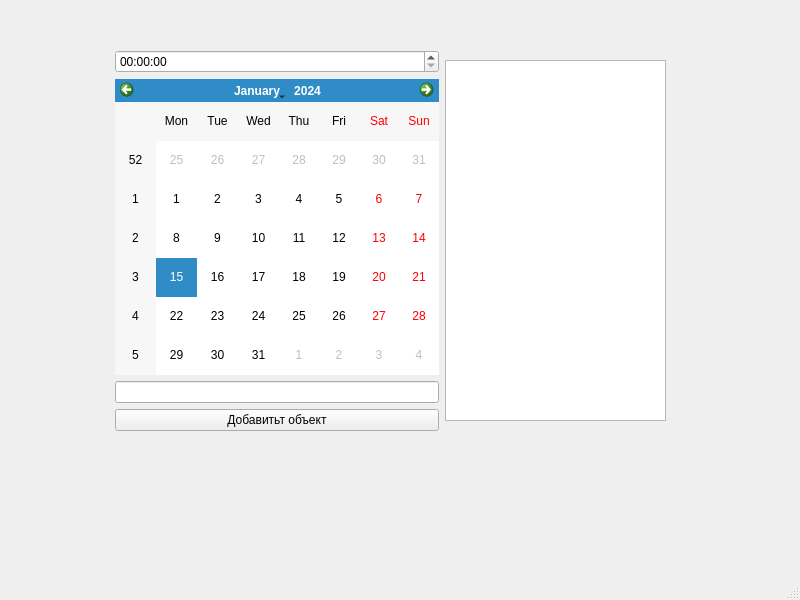
<?xml version="1.0" encoding="UTF-8"?>
<ui version="4.0">
 <class>MainWindow</class>
 <widget class="QMainWindow" name="MainWindow">
  <property name="geometry">
   <rect>
    <x>0</x>
    <y>0</y>
    <width>800</width>
    <height>600</height>
   </rect>
  </property>
  <property name="windowTitle">
   <string>MainWindow</string>
  </property>
  <widget class="QWidget" name="centralwidget">
   <widget class="QWidget" name="horizontalLayoutWidget">
    <property name="geometry">
     <rect>
      <x>115</x>
      <y>50</y>
      <width>551</width>
      <height>381</height>
     </rect>
    </property>
    <layout class="QHBoxLayout" name="horizontalLayout">
     <item>
      <layout class="QVBoxLayout" name="verticalLayout">
       <item>
        <widget class="QTimeEdit" name="timeEdit"/>
       </item>
       <item>
        <widget class="QCalendarWidget" name="calendarWidget"/>
       </item>
       <item>
        <widget class="QLineEdit" name="lineEdit"/>
       </item>
       <item>
        <widget class="QPushButton" name="pushButton">
         <property name="text">
          <string>Добавитьт объект</string>
         </property>
        </widget>
       </item>
      </layout>
     </item>
     <item>
      <widget class="QTextEdit" name="textEdit">
       <property name="maximumSize">
        <size>
         <width>221</width>
         <height>361</height>
        </size>
       </property>
      </widget>
     </item>
    </layout>
   </widget>
  </widget>
  <widget class="QStatusBar" name="statusbar"/>
 </widget>
 <resources/>
 <connections/>
</ui>
